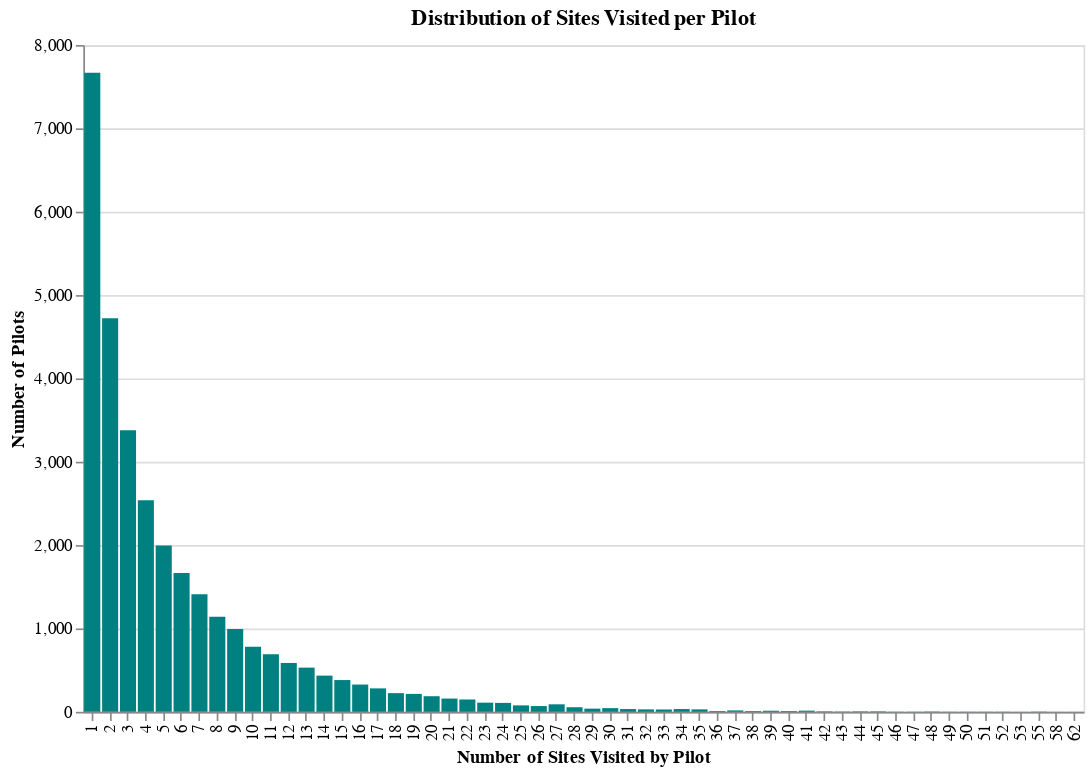

The cell this chart's notebook holds for it:
### Markdown cell above
### How many sites a pilot has visited?

### Code cell
# Compute histogram in SQL, then plot as a simple barchart
query = """
SELECT
    cnt_sites,
    COUNT(*) AS num_pilots
FROM (
    SELECT
        pilot,
        COUNT(DISTINCT site) AS cnt_sites
    FROM glideator_mart.fact_flights
    GROUP BY pilot
) pilot_sites
GROUP BY cnt_sites
ORDER BY cnt_sites
"""
histogram_df = pd.read_sql(query, engine)

hist_chart = alt.Chart(histogram_df).mark_bar(color='teal').encode(
    x=alt.X('cnt_sites:O', title='Number of Sites Visited by Pilot'),
    y=alt.Y('num_pilots:Q', title='Number of Pilots'),
    tooltip=[alt.Tooltip('num_pilots:Q', title='Number of Pilots'), alt.Tooltip('cnt_sites:O', title='Sites Visited')]
).properties(
    width=600,
    height=400,
    title='Distribution of Sites Visited per Pilot'
)
hist_chart.show()

### Figure 1 — Vega-Lite specification as saved in the notebook (floating-point values rounded to 4 significant figures)
{"$schema": "https://vega.github.io/schema/vega-lite/v5.17.0.json", "config": {"view": {"continuousHeight": 300, "continuousWidth": 300}}, "data": {"name": "data-480da8c1d1098e0941c498f02b73978a"}, "datasets": {"data-480da8c1d1098e0941c498f02b73978a": [{"cnt_sites": 1, "num_pilots": 7668}, {"cnt_sites": 2, "num_pilots": 4722}, {"cnt_sites": 3, "num_pilots": 3378}, {"cnt_sites": 4, "num_pilots": 2539}, {"cnt_sites": 5, "num_pilots": 1996}, {"cnt_sites": 6, "num_pilots": 1666}, {"cnt_sites": 7, "num_pilots": 1410}, {"cnt_sites": 8, "num_pilots": 1139}, {"cnt_sites": 9, "num_pilots": 993}, {"cnt_sites": 10, "num_pilots": 780}, {"cnt_sites": 11, "num_pilots": 691}, {"cnt_sites": 12, "num_pilots": 586}, {"cnt_sites": 13, "num_pilots": 530}, {"cnt_sites": 14, "num_pilots": 434}, {"cnt_sites": 15, "num_pilots": 381}, {"cnt_sites": 16, "num_pilots": 327}, {"cnt_sites": 17, "num_pilots": 281}, {"cnt_sites": 18, "num_pilots": 224}, {"cnt_sites": 19, "num_pilots": 215}, {"cnt_sites": 20, "num_pilots": 187}, {"cnt_sites": 21, "num_pilots": 159}, {"cnt_sites": 22, "num_pilots": 148}, {"cnt_sites": 23, "num_pilots": 110}, {"cnt_sites": 24, "num_pilots": 107}, {"cnt_sites": 25, "num_pilots": 77}, {"cnt_sites": 26, "num_pilots": 69}, {"cnt_sites": 27, "num_pilots": 90}, {"cnt_sites": 28, "num_pilots": 55}, {"cnt_sites": 29, "num_pilots": 38}, {"cnt_sites": 30, "num_pilots": 44}, {"cnt_sites": 31, "num_pilots": 33}, {"cnt_sites": 32, "num_pilots": 29}, {"cnt_sites": 33, "num_pilots": 28}, {"cnt_sites": 34, "num_pilots": 33}, {"cnt_sites": 35, "num_pilots": 29}, {"cnt_sites": 36, "num_pilots": 9}, {"cnt_sites": 37, "num_pilots": 17}, {"cnt_sites": 38, "num_pilots": 9}, {"cnt_sites": 39, "num_pilots": 13}, {"cnt_sites": 40, "num_pilots": 9}, {"cnt_sites": 41, "num_pilots": 14}, {"cnt_sites": 42, "num_pilots": 6}, {"cnt_sites": 43, "num_pilots": 4}, {"cnt_sites": 44, "num_pilots": 6}, {"cnt_sites": 45, "num_pilots": 6}, {"cnt_sites": 46, "num_pilots": 2}, {"cnt_sites": 47, "num_pilots": 2}, {"cnt_sites": 48, "num_pilots": 4}, {"cnt_sites": 49, "num_pilots": 2}, {"cnt_sites": 50, "num_pilots": 2}, {"cnt_sites": 51, "num_pilots": 2}, {"cnt_sites": 52, "num_pilots": 2}, {"cnt_sites": 53, "num_pilots": 1}, {"cnt_sites": 55, "num_pilots": 3}, {"cnt_sites": 58, "num_pilots": 1}, {"cnt_sites": 62, "num_pilots": 1}]}, "encoding": {"tooltip": [{"field": "num_pilots", "title": "Number of Pilots", "type": "quantitative"}, {"field": "cnt_sites", "title": "Sites Visited", "type": "ordinal"}], "x": {"field": "cnt_sites", "title": "Number of Sites Visited by Pilot", "type": "ordinal"}, "y": {"field": "num_pilots", "title": "Number of Pilots", "type": "quantitative"}}, "height": 400, "mark": {"color": "teal", "type": "bar"}, "title": "Distribution of Sites Visited per Pilot", "width": 600}
